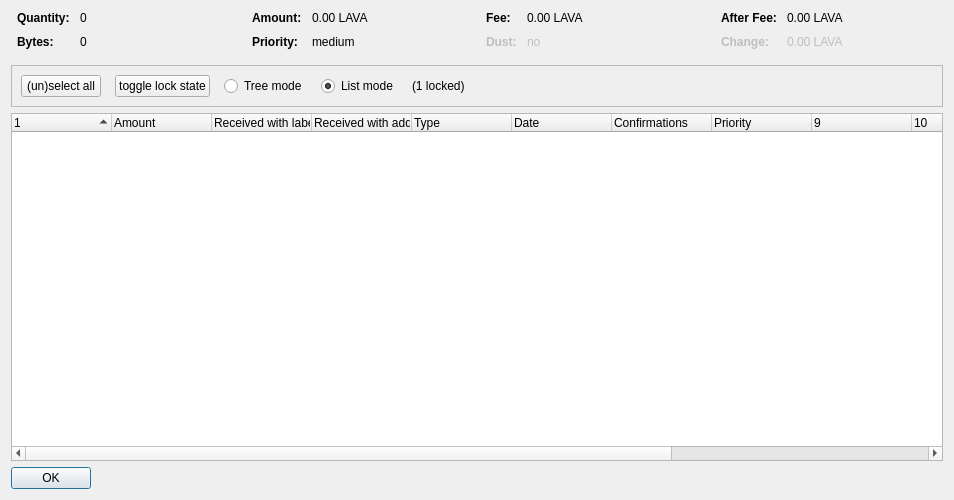
<?xml version="1.0" encoding="UTF-8"?>
<ui version="4.0">
 <class>CoinControlDialog</class>
 <widget class="QDialog" name="CoinControlDialog">
  <property name="geometry">
   <rect>
    <x>0</x>
    <y>0</y>
    <width>954</width>
    <height>500</height>
   </rect>
  </property>
  <property name="windowTitle">
   <string>Coin Selection</string>
  </property>
  <layout class="QVBoxLayout" name="verticalLayout">
   <item>
    <layout class="QHBoxLayout" name="horizontalLayoutTop" stretch="0,0,0,0">
     <property name="topMargin">
      <number>0</number>
     </property>
     <property name="bottomMargin">
      <number>10</number>
     </property>
     <item>
      <layout class="QFormLayout" name="formLayoutCoinControl1">
       <property name="horizontalSpacing">
        <number>10</number>
       </property>
       <property name="verticalSpacing">
        <number>10</number>
       </property>
       <property name="leftMargin">
        <number>6</number>
       </property>
       <property name="rightMargin">
        <number>6</number>
       </property>
       <item row="0" column="0">
        <widget class="QLabel" name="labelCoinControlQuantityText">
         <property name="font">
          <font>
           <weight>75</weight>
           <bold>true</bold>
          </font>
         </property>
         <property name="text">
          <string>Quantity:</string>
         </property>
        </widget>
       </item>
       <item row="0" column="1">
        <widget class="QLabel" name="labelCoinControlQuantity">
         <property name="cursor">
          <cursorShape>IBeamCursor</cursorShape>
         </property>
         <property name="contextMenuPolicy">
          <enum>Qt::ActionsContextMenu</enum>
         </property>
         <property name="text">
          <string notr="true">0</string>
         </property>
         <property name="textInteractionFlags">
          <set>Qt::LinksAccessibleByMouse|Qt::TextSelectableByKeyboard|Qt::TextSelectableByMouse</set>
         </property>
        </widget>
       </item>
       <item row="1" column="0">
        <widget class="QLabel" name="labelCoinControlBytesText">
         <property name="font">
          <font>
           <weight>75</weight>
           <bold>true</bold>
          </font>
         </property>
         <property name="text">
          <string>Bytes:</string>
         </property>
        </widget>
       </item>
       <item row="1" column="1">
        <widget class="QLabel" name="labelCoinControlBytes">
         <property name="cursor">
          <cursorShape>IBeamCursor</cursorShape>
         </property>
         <property name="contextMenuPolicy">
          <enum>Qt::ActionsContextMenu</enum>
         </property>
         <property name="text">
          <string notr="true">0</string>
         </property>
         <property name="textInteractionFlags">
          <set>Qt::LinksAccessibleByMouse|Qt::TextSelectableByKeyboard|Qt::TextSelectableByMouse</set>
         </property>
        </widget>
       </item>
      </layout>
     </item>
     <item>
      <layout class="QFormLayout" name="formLayoutCoinControl2">
       <property name="horizontalSpacing">
        <number>10</number>
       </property>
       <property name="verticalSpacing">
        <number>10</number>
       </property>
       <property name="leftMargin">
        <number>6</number>
       </property>
       <property name="rightMargin">
        <number>6</number>
       </property>
       <item row="0" column="0">
        <widget class="QLabel" name="labelCoinControlAmountText">
         <property name="font">
          <font>
           <weight>75</weight>
           <bold>true</bold>
          </font>
         </property>
         <property name="text">
          <string>Amount:</string>
         </property>
        </widget>
       </item>
       <item row="0" column="1">
        <widget class="QLabel" name="labelCoinControlAmount">
         <property name="cursor">
          <cursorShape>IBeamCursor</cursorShape>
         </property>
         <property name="contextMenuPolicy">
          <enum>Qt::ActionsContextMenu</enum>
         </property>
         <property name="text">
          <string notr="true">0.00 LAVA</string>
         </property>
         <property name="textInteractionFlags">
          <set>Qt::LinksAccessibleByMouse|Qt::TextSelectableByKeyboard|Qt::TextSelectableByMouse</set>
         </property>
        </widget>
       </item>
       <item row="1" column="0">
        <widget class="QLabel" name="labelCoinControlPriorityText">
         <property name="font">
          <font>
           <weight>75</weight>
           <bold>true</bold>
          </font>
         </property>
         <property name="text">
          <string>Priority:</string>
         </property>
        </widget>
       </item>
       <item row="1" column="1">
        <widget class="QLabel" name="labelCoinControlPriority">
         <property name="cursor">
          <cursorShape>IBeamCursor</cursorShape>
         </property>
         <property name="contextMenuPolicy">
          <enum>Qt::ActionsContextMenu</enum>
         </property>
         <property name="text">
          <string>medium</string>
         </property>
         <property name="textInteractionFlags">
          <set>Qt::LinksAccessibleByMouse|Qt::TextSelectableByKeyboard|Qt::TextSelectableByMouse</set>
         </property>
        </widget>
       </item>
      </layout>
     </item>
     <item>
      <layout class="QFormLayout" name="formLayoutCoinControl3">
       <property name="horizontalSpacing">
        <number>10</number>
       </property>
       <property name="verticalSpacing">
        <number>10</number>
       </property>
       <property name="leftMargin">
        <number>6</number>
       </property>
       <property name="rightMargin">
        <number>6</number>
       </property>
       <item row="0" column="0">
        <widget class="QLabel" name="labelCoinControlFeeText">
         <property name="font">
          <font>
           <weight>75</weight>
           <bold>true</bold>
          </font>
         </property>
         <property name="text">
          <string>Fee:</string>
         </property>
        </widget>
       </item>
       <item row="0" column="1">
        <widget class="QLabel" name="labelCoinControlFee">
         <property name="cursor">
          <cursorShape>IBeamCursor</cursorShape>
         </property>
         <property name="contextMenuPolicy">
          <enum>Qt::ActionsContextMenu</enum>
         </property>
         <property name="text">
          <string notr="true">0.00 LAVA</string>
         </property>
         <property name="textInteractionFlags">
          <set>Qt::LinksAccessibleByMouse|Qt::TextSelectableByKeyboard|Qt::TextSelectableByMouse</set>
         </property>
        </widget>
       </item>
       <item row="1" column="0">
        <widget class="QLabel" name="labelCoinControlLowOutputText">
         <property name="enabled">
          <bool>false</bool>
         </property>
         <property name="font">
          <font>
           <weight>75</weight>
           <bold>true</bold>
          </font>
         </property>
         <property name="text">
          <string>Dust:</string>
         </property>
        </widget>
       </item>
       <item row="1" column="1">
        <widget class="QLabel" name="labelCoinControlLowOutput">
         <property name="enabled">
          <bool>false</bool>
         </property>
         <property name="cursor">
          <cursorShape>IBeamCursor</cursorShape>
         </property>
         <property name="contextMenuPolicy">
          <enum>Qt::ActionsContextMenu</enum>
         </property>
         <property name="text">
          <string>no</string>
         </property>
         <property name="textInteractionFlags">
          <set>Qt::LinksAccessibleByMouse|Qt::TextSelectableByKeyboard|Qt::TextSelectableByMouse</set>
         </property>
        </widget>
       </item>
      </layout>
     </item>
     <item>
      <layout class="QFormLayout" name="formLayoutCoinControl4">
       <property name="horizontalSpacing">
        <number>10</number>
       </property>
       <property name="verticalSpacing">
        <number>10</number>
       </property>
       <property name="leftMargin">
        <number>6</number>
       </property>
       <property name="rightMargin">
        <number>6</number>
       </property>
       <item row="0" column="0">
        <widget class="QLabel" name="labelCoinControlAfterFeeText">
         <property name="font">
          <font>
           <weight>75</weight>
           <bold>true</bold>
          </font>
         </property>
         <property name="text">
          <string>After Fee:</string>
         </property>
        </widget>
       </item>
       <item row="0" column="1">
        <widget class="QLabel" name="labelCoinControlAfterFee">
         <property name="cursor">
          <cursorShape>IBeamCursor</cursorShape>
         </property>
         <property name="contextMenuPolicy">
          <enum>Qt::ActionsContextMenu</enum>
         </property>
         <property name="text">
          <string notr="true">0.00 LAVA</string>
         </property>
         <property name="textInteractionFlags">
          <set>Qt::LinksAccessibleByMouse|Qt::TextSelectableByKeyboard|Qt::TextSelectableByMouse</set>
         </property>
        </widget>
       </item>
       <item row="1" column="0">
        <widget class="QLabel" name="labelCoinControlChangeText">
         <property name="enabled">
          <bool>false</bool>
         </property>
         <property name="font">
          <font>
           <weight>75</weight>
           <bold>true</bold>
          </font>
         </property>
         <property name="text">
          <string>Change:</string>
         </property>
        </widget>
       </item>
       <item row="1" column="1">
        <widget class="QLabel" name="labelCoinControlChange">
         <property name="enabled">
          <bool>false</bool>
         </property>
         <property name="cursor">
          <cursorShape>IBeamCursor</cursorShape>
         </property>
         <property name="contextMenuPolicy">
          <enum>Qt::ActionsContextMenu</enum>
         </property>
         <property name="text">
          <string notr="true">0.00 LAVA</string>
         </property>
         <property name="textInteractionFlags">
          <set>Qt::LinksAccessibleByMouse|Qt::TextSelectableByKeyboard|Qt::TextSelectableByMouse</set>
         </property>
        </widget>
       </item>
      </layout>
     </item>
    </layout>
   </item>
   <item>
    <widget class="QFrame" name="frame">
     <property name="minimumSize">
      <size>
       <width>0</width>
       <height>40</height>
      </size>
     </property>
     <property name="frameShape">
      <enum>QFrame::StyledPanel</enum>
     </property>
     <property name="frameShadow">
      <enum>QFrame::Sunken</enum>
     </property>
     <layout class="QHBoxLayout" name="horizontalLayout">
      <item>
       <layout class="QHBoxLayout" name="horizontalLayoutPanel" stretch="0,0,0,0,0,0">
        <property name="spacing">
         <number>14</number>
        </property>
        <item>
         <widget class="QPushButton" name="pushButtonSelectAll">
          <property name="sizePolicy">
           <sizepolicy hsizetype="Maximum" vsizetype="Fixed">
            <horstretch>0</horstretch>
            <verstretch>0</verstretch>
           </sizepolicy>
          </property>
          <property name="text">
           <string>(un)select all</string>
          </property>
          <property name="autoDefault">
           <bool>false</bool>
          </property>
         </widget>
        </item>
        <item>
         <widget class="QPushButton" name="pushButtonToggleLock">
          <property name="sizePolicy">
           <sizepolicy hsizetype="Maximum" vsizetype="Fixed">
            <horstretch>0</horstretch>
            <verstretch>0</verstretch>
           </sizepolicy>
          </property>
          <property name="text">
           <string>toggle lock state</string>
          </property>
          <property name="autoDefault">
           <bool>false</bool>
          </property>
         </widget>
        </item>
        <item>
         <widget class="QRadioButton" name="radioTreeMode">
          <property name="sizePolicy">
           <sizepolicy hsizetype="Maximum" vsizetype="Fixed">
            <horstretch>0</horstretch>
            <verstretch>0</verstretch>
           </sizepolicy>
          </property>
          <property name="text">
           <string>Tree mode</string>
          </property>
         </widget>
        </item>
        <item>
         <widget class="QRadioButton" name="radioListMode">
          <property name="sizePolicy">
           <sizepolicy hsizetype="Maximum" vsizetype="Fixed">
            <horstretch>0</horstretch>
            <verstretch>0</verstretch>
           </sizepolicy>
          </property>
          <property name="text">
           <string>List mode</string>
          </property>
          <property name="checked">
           <bool>true</bool>
          </property>
         </widget>
        </item>
        <item>
         <widget class="QLabel" name="labelLocked">
          <property name="text">
           <string>(1 locked)</string>
          </property>
         </widget>
        </item>
        <item>
         <spacer name="horizontalSpacer">
          <property name="orientation">
           <enum>Qt::Horizontal</enum>
          </property>
          <property name="sizeHint" stdset="0">
           <size>
            <width>40</width>
            <height>20</height>
           </size>
          </property>
         </spacer>
        </item>
       </layout>
      </item>
     </layout>
    </widget>
   </item>
   <item>
    <widget class="CoinControlTreeWidget" name="treeWidget">
     <property name="contextMenuPolicy">
      <enum>Qt::CustomContextMenu</enum>
     </property>
     <property name="sortingEnabled">
      <bool>false</bool>
     </property>
     <property name="columnCount">
      <number>13</number>
     </property>
     <attribute name="headerShowSortIndicator" stdset="0">
      <bool>true</bool>
     </attribute>
     <attribute name="headerStretchLastSection">
      <bool>false</bool>
     </attribute>
     <column>
      <property name="text">
       <string/>
      </property>
     </column>
     <column>
      <property name="text">
       <string>Amount</string>
      </property>
     </column>
     <column>
      <property name="text">
       <string>Received with label</string>
      </property>
     </column>
     <column>
      <property name="text">
       <string>Received with address</string>
      </property>
     </column>
     <column>
      <property name="text">
	<string>Type</string>
      </property>
     </column>
     <column>
      <property name="text">	 
       <string>Date</string>
      </property>
     </column>
     <column>
      <property name="text">
       <string>Confirmations</string>
      </property>
      <property name="toolTip">
       <string>Confirmed</string>
      </property>
     </column>
     <column>
      <property name="text">
       <string>Priority</string>
      </property>
     </column>
     <column>
      <property name="text">
       <string/>
      </property>
     </column>
     <column>
      <property name="text">
       <string/>
      </property>
     </column>
     <column>
      <property name="text">
       <string/>
      </property>
     </column>
     <column>
      <property name="text">
       <string/>
      </property>
     </column>
     <column>
      <property name="text">
       <string/>
      </property>
     </column>
    </widget>
   </item>
   <item>
    <widget class="QDialogButtonBox" name="buttonBox">
     <property name="sizePolicy">
      <sizepolicy hsizetype="Maximum" vsizetype="Fixed">
       <horstretch>0</horstretch>
       <verstretch>0</verstretch>
      </sizepolicy>
     </property>
     <property name="orientation">
      <enum>Qt::Horizontal</enum>
     </property>
     <property name="standardButtons">
      <set>QDialogButtonBox::Ok</set>
     </property>
    </widget>
   </item>
  </layout>
 </widget>
 <customwidgets>
  <customwidget>
   <class>CoinControlTreeWidget</class>
   <extends>QTreeWidget</extends>
   <header>coincontroltreewidget.h</header>
  </customwidget>
 </customwidgets>
 <resources/>
 <connections/>
</ui>
